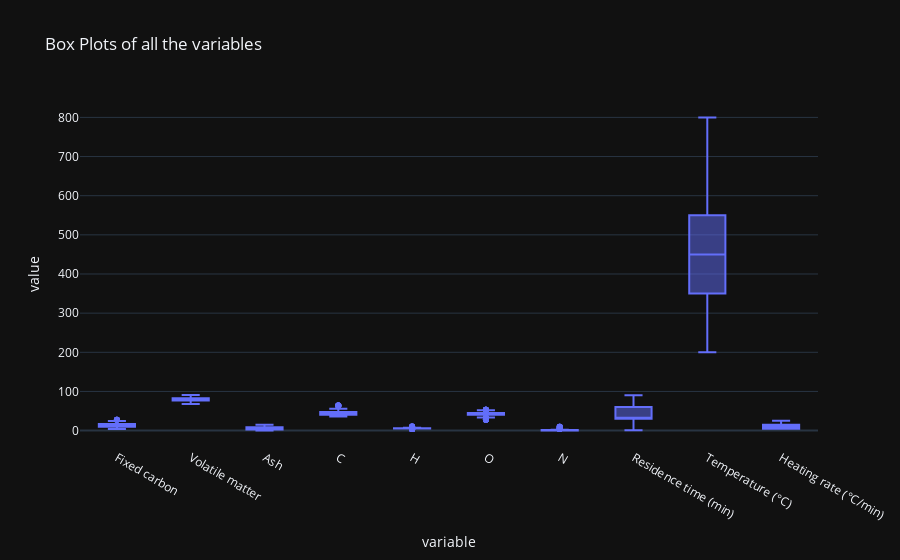

Notebook cell for this chart:
### Code cell
import pandas as pd
import seaborn as sb
import numpy as np
import matplotlib.pyplot as plt
import plotly.express as px
from sklearn.model_selection import train_test_split
from sklearn.ensemble import RandomForestClassifier
from sklearn.metrics import accuracy_score, classification_report
from sklearn.preprocessing import StandardScaler

# Load the CSV data file into a pandas DataFrame
file_path = r'C:\Users\keswa\OneDrive - Universiti Teknikal Malaysia Melaka\UTEM\BITU 3973 (FYP)\Data-Biochar-Yield.csv'
try:
    df = pd.read_csv(file_path, index_col='Unnamed: 0', encoding='latin1')
except UnicodeDecodeError:
    df = pd.read_csv(file_path, index_col='Unnamed: 0', encoding='iso-8859-1')

print(df.head())

# Visualisation of all the variables (WWTP) 
fig = px.box(df, y=df.drop(['Biochar yield (%)'], axis=1).columns, template='plotly_dark', title='Box Plots of all the variables')
fig.show()

# Define a function to convert continuous target variable to categorical for classification
def classify_target(y):
    return pd.qcut(y, q=3, labels=['Low', 'Medium', 'High'])

# Normalize the features
columns_to_drop = ['Biochar yield (%)', 'H', 'N', 'Residence time (min)', 'Heating rate (°C/min)']
X = df.drop(columns_to_drop, axis=1)
scaler = StandardScaler()
X_scaled = scaler.fit_transform(X)
X_scaled_df = pd.DataFrame(X_scaled, columns=X.columns)

print(X_scaled_df.head())

# Apply the function to each target variable
y_bio_class = classify_target(df['Biochar yield (%)'])

# Split the dataset into training and testing subsets for Biochar Yield
X_train, X_test, y_train, y_test = train_test_split(X_scaled_df, y_bio_class, test_size=0.2, random_state=20)

# Random Forest Classifier model for Biochar Yield (%)
classifier_bio = RandomForestClassifier(random_state=20)
classifier_bio.fit(X_train, y_train)
y_pred_bio = classifier_bio.predict(X_test)

# Evaluate the model
accuracy_bio = accuracy_score(y_test, y_pred_bio)
classification_report_bio = classification_report(y_test, y_pred_bio)

print("Accuracy Biochar Yield (%)):", accuracy_bio)
print("\nClassification Report (Biochar Yield (%)):")
print(classification_report_bio)

# Convert the classification report to a DataFrame
report_df = pd.DataFrame(classification_report(y_test, y_pred_bio, output_dict=True)).T

# Plotting Precision, Recall, and F1-score for each class
plt.figure(figsize=(10, 6))
plt.plot(report_df.index[:-1], report_df['precision'][:-1], marker='o', label='Precision')
plt.plot(report_df.index[:-1], report_df['recall'][:-1], marker='o', label='Recall')
plt.plot(report_df.index[:-1], report_df['f1-score'][:-1], marker='o', label='F1-score')
plt.xlabel('Classes')
plt.ylabel('Scores')
plt.title('Detailed Classification Report for Biochar Yield Classification Model')
plt.legend()
plt.grid(True)
plt.xticks(rotation=45)
plt.show()

# Calculate feature importances
importances = classifier_bio.feature_importances_

# Create a DataFrame to store feature names and their importance scores
feature_importance_df = pd.DataFrame({
    'Feature': X_scaled_df.columns,
    'Importance': importances
})

# Sort the DataFrame by importance scores
feature_importance_df = feature_importance_df.sort_values(by='Importance', ascending=True)

# Visualize feature importance
plt.figure(figsize=(10, 6))
plt.barh(feature_importance_df['Feature'], feature_importance_df['Importance'])
plt.xlabel('Importance')
plt.ylabel('Feature')
plt.title('Feature Importance in Random Forest Classifier for Biochar Yield')
plt.show()


# Calculate the correlation matrix
correlation_matrix = X_scaled_df.corr()

# Plot the correlation heatmap
plt.figure(figsize=(10, 8))
sb.heatmap(correlation_matrix, annot=True, cmap='coolwarm', fmt=".2f", linewidths=0.5)
plt.title('Correlation Heatmap of Features')
plt.show()

### Figure 1 — Plotly figure (JSON) as saved in the notebook; plotly's stock layout.template omitted (floating-point values rounded to 4 significant figures; data arrays with more than 128 entries replaced by an {"elided": "..."} marker saying what was removed)
{"data": [{"alignmentgroup": "True", "hovertemplate": "variable=%{x}<br>value=%{y}<extra></extra>", "legendgroup": "", "marker": {"color": "#636efa"}, "name": "", "notched": false, "offsetgroup": "", "orientation": "v", "showlegend": false, "type": "box", "x": {"elided": "2260 str values"}, "x0": " ", "xaxis": "x", "y": {"elided": "2260 float values"}, "y0": " ", "yaxis": "y"}], "layout": {"autosize": true, "boxmode": "group", "legend": {"tracegroupgap": 0}, "title": {"text": "Box Plots of all the variables"}, "xaxis": {"anchor": "y", "autorange": true, "domain": [0, 1], "range": [-0.5, 9.5], "title": {"text": "variable"}, "type": "category"}, "yaxis": {"anchor": "x", "autorange": true, "domain": [0, 1], "range": [-44.44, 844.4], "title": {"text": "value"}, "type": "linear"}}}
